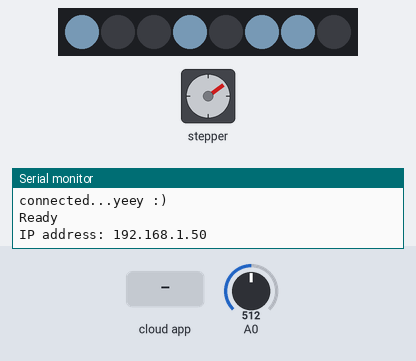
The sketch below on a simulated ESP8266 (Wemos D1 mini). On the bench: stepper motor, 8 RGB LEDs in strip order, left to right, the last lines printed to the serial monitor. Wiring (inferred from the names in the program): stepper motor (2048 steps per turn assumed): coils D5, D6, D7, D8. The test bench sets the inputs (shaded band); at power-on: A0 = 512. Dim RGB values are drawn brighter than linear; WiFi joins after 1.5 s; servers stay silent unless stated.

Above: at 2.51 s.
2.8 s: the phone or cloud app sets photo.color to 1
At 3.13 s:
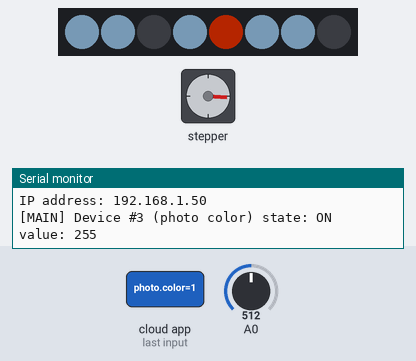
5.3 s: the phone or cloud app sets photo.color to 0
At 5.87 s:
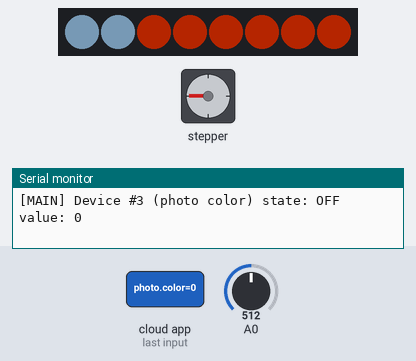
7.8 s: the phone or cloud app sets photo.frame to 0
At 8.32 s:
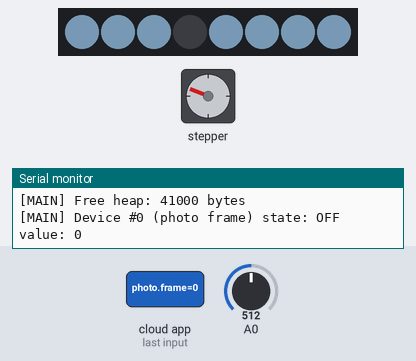
10.2 s: the phone or cloud app sets photo.lamp to 1
At 10.45 s:
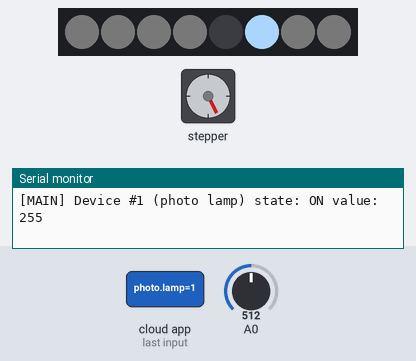
12.7 s: the phone or cloud app sets photo.speed to 1
15.4 s: the phone or cloud app sets photo.lamp to 0
Timing chart, 0 to 19.1 s (numbered marks = the images above; inputs shaded):
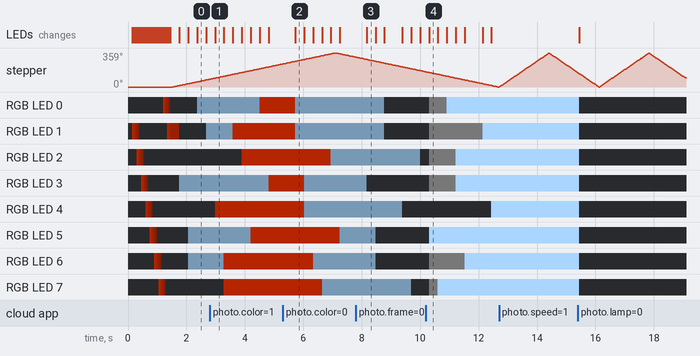

Measured:
- after the input at 2.8 s, the LEDs: change after 0.18 s (image 1)
- after the input at 5.3 s, RGB LED 0, RGB LED 1: RGB(64, 13, 0) → RGB(42, 54, 64) after 0.43 s
- after the input at 7.8 s, RGB LED 0, RGB LED 1: RGB(42, 54, 64) → off after 0.98 s; RGB LED 2: RGB(42, 54, 64) → off after 2.2 s; RGB LED 3: RGB(42, 54, 64) → off after 0.37 s; RGB LED 4: RGB(42, 54, 64) → off after 1.6 s; RGB LED 5, RGB LED 6: RGB(42, 54, 64) → off after 0.67 s; the LEDs: change after 0.37 s (image 3)
- after the input at 10.2 s, RGB LED 0: off → RGB(2, 2, 2) after 0.11 s, → RGB(169, 213, 255) 0.61 s later; RGB LED 1: off → RGB(2, 2, 2) after 0.11 s, → RGB(169, 213, 255) 1.8 s later
- after the input at 15.4 s, RGB LED 0–7: RGB(169, 213, 255) → off after 0.05 s

The sketch:

LithoBase.ino
```cpp
//Device settings:
// Wemos D1 mini
// Flash Size: 4M (1m spiffs)
// Debug Port: Disabled
// Debug Level: None
// lwIP variant:  V1.4 Higher Bandwidth  !important! from fauxmo readme https://bitbucket.org/xoseperez/fauxmoesp/src/master/
// VTables: Flash
// CPU Frequency: 80 MHz
// Exceptions: Disabled
// Erase Flash:  Only Sketch


//boards versions:
// esp8266 2.4.2

//library versions:
// fauxmo 3.1.0
// wifimanager 0.14.0
// NeoPixelBus by Makuna 2.5.0

#include <ESP8266WiFi.h>          //https://github.com/esp8266/Arduino
#include <ESP8266mDNS.h>
#include <WiFiUdp.h>
#include "OTA.h"

//needed for library
#include <DNSServer.h>
#include <ESP8266WebServer.h>
#include <WiFiManager.h>          //https://github.com/tzapu/WiFiManager

#include "fauxmoPrototypes.h"
#include "Lighting.h"
#include "motor.h"
#include "frame.h"

#include "fauxmo.h"

//for LED status
#include <Ticker.h>
Ticker ticker;

void tick()
{
  //toggle state
  int state = digitalRead(LED_BUILTIN);  // get the current state of GPIO1 pin
  digitalWrite(LED_BUILTIN, !state);     // set pin to the opposite state

    animations.UpdateAnimations();
    strip.Show();

}

//gets called when WiFiManager enters configuration mode
void configModeCallback (WiFiManager *myWiFiManager) {
  Serial.println("Entered config mode");
  Serial.println(WiFi.softAPIP());
  //if you used auto generated SSID, print it
  Serial.println(myWiFiManager->getConfigPortalSSID());
  //entered config mode, make led toggle faster
  ticker.attach(0.05, tick);
  setLightsWIFIConfigMode();
}

void setup() {
  // put your setup code here, to run once:
  Serial.begin(115200);

  //set led pin as output
  pinMode(LED_BUILTIN, OUTPUT);
  // start ticker with 0.5 because we start in AP mode and try to connect
  ticker.attach(0.05, tick);

  //Lighting setup
  setupLighting();
  setLightsConnectingToWIFI();

  //Motor setup
  setupMotor();

  //WiFiManager
  //Local intialization. Once its business is done, there is no need to keep it around
  WiFiManager wifiManager;
  //reset settings - for testing
  //wifiManager.resetSettings();

  //set callback that gets called when connecting to previous WiFi fails, and enters Access Point mode
  wifiManager.setAPCallback(configModeCallback);

  //fetches ssid and pass and tries to connect
  //if it does not connect it starts an access point with the specified name
  //here  "AutoConnectAP"
  //and goes into a blocking loop awaiting configuration

    if (!wifiManager.autoConnect()) {
    Serial.println("failed to connect and hit timeout");
    //reset and try again, or maybe put it to deep sleep
    ESP.reset();
    delay(1000);
  }

  //if you get here you have connected to the WiFi
  Serial.println("connected...yeey :)");
  ticker.detach();
  //keep LED on
  digitalWrite(LED_BUILTIN, LOW);

  setLightsDisplayMode();

  setupOTA();

  setupFauxmo();
}

void loop() {
  // put your main code here, to run repeatedly:
  ArduinoOTA.handle();

  handleLights();
  handleMotor();
  handleFauxmo();

}
```

Lighting.h
```cpp
#include <NeoPixelBrightnessBus.h>
#include <NeoPixelAnimator.h>

// orange light spinning clockwise - connecting to wifi
// continuous pulsing violet - error connecting to wifi

const uint16_t PixelCount = 8; // make sure to set this to the number of pixels in your strip
const uint16_t PixelPin = 2;  // make sure to set this to the correct pin, ignored for Esp8266
const uint16_t AnimCount = PixelCount / 5 * 2 + 1; // we only need enough animations for the tail and one extra

const uint16_t PixelFadeDuration = 300; // third of a second
// one second divide by the number of pixels = loop once a second
const uint16_t NextPixelMoveDuration = 1000 / PixelCount; // how fast we move through the pixels

// you loose the original color the lower the dim value used
// here due to quantization
const uint8_t c_MinBrightness = 8;
const uint8_t c_MaxBrightness = 255;
uint8_t brightness;
uint8_t lightingColour;
uint8_t lightingColourIndex;
boolean lightingState;

boolean lightingSteady;

NeoGamma<NeoGammaTableMethod> colorGamma; // for any fade animations, best to correct gamma

NeoPixelBrightnessBus<NeoGrbFeature, Neo800KbpsMethod> strip(PixelCount, PixelPin);
// For Esp8266, the Pin is omitted and it uses GPIO3 due to DMA hardware use.
// There are other Esp8266 alternative methods that provide more pin options, but also have
// other side effects.
// for details see wiki linked here https://github.com/Makuna/NeoPixelBus/wiki/ESP8266-NeoMethods

RgbColor warmWhite = RgbColor(255,244,229);
RgbColor coolWhite = RgbColor(212,235,255);
RgbColor dayLight = RgbColor(255,244,242);
RgbColor metalHalide = RgbColor(242, 252, 255);
RgbColor white = RgbColor(255, 255, 255);
RgbColor black = RgbColor(0, 0, 0);
RgbColor lightBlue = RgbColor(173,216,230);
RgbColor blue = RgbColor(0,0,255);
RgbColor orange = RgbColor(255,128,0);
RgbColor yellow = RgbColor(255,255,0);
RgbColor red = RgbColor(255,0,0);
RgbColor green = RgbColor(0,255,0);
RgbColor violet = RgbColor(153,0,153);

const int maxColours = 50; //maximum allowed number of colours in colour list.
int numColours; //number of items in colour list.
int minColour; // first used array index for colour list
int maxColour; // maximum array index for colour list.

RgbColor colourList[maxColours];


// what is stored for state is specific to the need, in this case, the colors and
// the pixel to animate;
// basically what ever you need inside the animation update function
struct MyAnimationState
{
    RgbColor StartingColor;
    RgbColor EndingColor;
    uint16_t IndexPixel; // which pixel this animation is effecting
};

NeoPixelAnimator animations(AnimCount); // NeoPixel animation management object
MyAnimationState animationState[AnimCount];
uint16_t frontPixel = 0;  // the front of the loop
RgbColor frontColor;  // the color at the front of the loop

void SetRandomSeed()
{
    uint32_t seed;

    // random works best with a seed that can use 31 bits
    // analogRead on a unconnected pin tends toward less than four bits
    seed = analogRead(0);
    delay(1);

    for (int shifts = 3; shifts < 31; shifts += 3)
    {
        seed ^= analogRead(0) << shifts;
        delay(1);
    }

    // Serial.println(seed);
    randomSeed(seed);
}

void FadeOutAnimUpdate(const AnimationParam& param)
{
    // this gets called for each animation on every time step
    // progress will start at 0.0 and end at 1.0
    // we use the blend function on the RgbColor to mix
    // color based on the progress given to us in the animation
    RgbColor updatedColor = RgbColor::LinearBlend(
        animationState[param.index].StartingColor,
        animationState[param.index].EndingColor,
        param.progress);
    // apply the color to the strip
    strip.SetPixelColor(animationState[param.index].IndexPixel,
        colorGamma.Correct(updatedColor));
}

void LoopAnimUpdate(const AnimationParam& param)
{
    // wait for this animation to complete,
    // we are using it as a timer of sorts
    if (param.state == AnimationState_Completed)
    {
        // done, time to restart this position tracking animation/timer
        animations.RestartAnimation(param.index);

        // pick the next pixel inline to start animating
        //
        frontPixel = (frontPixel + 1) % PixelCount; // increment and wrap
        if (frontPixel == 0)
        {
            // we looped, lets pick a new front color
            //frontColor = HslColor(random(360) / 360.0f, 1.0f, 0.25f);
            //frontColor = orange;
        }

        uint16_t indexAnim;
        // do we have an animation available to use to animate the next front pixel?
        // if you see skipping, then either you are going to fast or need to increase
        // the number of animation channels
        if (animations.NextAvailableAnimation(&indexAnim, 1))
        {
            animationState[indexAnim].StartingColor = frontColor;
            if (lightingSteady )
            {
              animationState[indexAnim].EndingColor = frontColor;
            } else
            {
              animationState[indexAnim].EndingColor = RgbColor(0, 0, 0);

            }
            animationState[indexAnim].IndexPixel = frontPixel;

            animations.StartAnimation(indexAnim, PixelFadeDuration, FadeOutAnimUpdate);
        }
    }
}

void setupColours()
{
    colourList[0] = red;
    colourList[1] = coolWhite;
    colourList[2] = red;
    colourList[3] = orange;
    colourList[4] = yellow;
    colourList[5] = green;
    colourList[6] = blue;
    colourList[7] = violet;
    colourList[8] = white;
    numColours = 7;
    minColour = 1;
    maxColour = numColours-1+minColour;


}
void setupLighting()
{

    setupColours();
    lightingColour = 0;

    strip.Begin();
    strip.SetBrightness(64);
    strip.Show();

    SetRandomSeed();

}

void handleLights()
{
    // this is all that is needed to keep it running
    // and avoiding using delay() is always a good thing for
    // any timing related routines
    animations.UpdateAnimations();
    strip.Show();

}

void setLightsConnectingToWIFI()
{
    // we use the index 0 animation to time how often we move to the next
    // pixel in the strip
    frontColor = orange;
    lightingSteady = false;
    animations.StartAnimation(0, NextPixelMoveDuration, LoopAnimUpdate);
    strip.Show();
    handleLights();

}

void setLightsWIFIConfigMode()
{
  lightingSteady = false;
  frontColor = lightBlue;
}

void setLightsNotConnectedToWIFI()
{
  lightingSteady = false;
  frontColor = lightBlue;
}

uint8_t mapToArrayIndex(unsigned char value)
{
  /*  the input value is in the range 0-255 when the user enters 1-100.
   *   Map the input value back to the range 1-100.
   */
   int index;
   index = round( (value * 100.0 / 255.0)+0.5);
   if (index > maxColour )
   {
      index = (index % numColours) + minColour - 1;
   }
   if (index < minColour)
   {
      index = minColour;
   }
   if (index > maxColour)
   {
      index = maxColour;
   }
   return index;
}

void setColour( bool state, unsigned char value)
{
  // value is 0 to 255
  int lightingColourIndex;

  //frontColor = coolWhite;
  lightingColour = value;
  // map back to 1 to 100 to match what user sets
  lightingColourIndex = mapToArrayIndex(lightingColour);
  frontColor = colourList[lightingColourIndex];
}


void setLightsDisplayMode()
{
  //frontColor = coolWhite;
  lightingState = true;
  setColour(lightingState, lightingColour);
  updateFauxmoLighting();
  lightingSteady = true;
}

void setLightsOff()
{
  frontColor = black;
  lightingState = false;
  updateFauxmoLighting();
}

void setLighting( bool state, unsigned char value)
{
  // value is 0 to 255
  unsigned char maxBrightness = 64;
  unsigned char targetBrightness = min(maxBrightness,value);
  strip.SetBrightness(value);

  if (state) {
    setLightsDisplayMode();
  } else
  {
    setLightsOff();
  }

}
boolean getLightingState()
{
  return lightingState;
}

uint8_t getLightingBrightness()
{
  return strip.GetBrightness();
}

uint8_t getLghtingColour()
{
  return lightingColour;
}
```

OTA.h
```cpp
#include <ArduinoOTA.h>

void setupOTA()
{
  //OTA setup
  // Port defaults to 8266
  // ArduinoOTA.setPort(8266);

  // Hostname defaults to esp8266-[ChipID]
  ArduinoOTA.setHostname("litho");

  // No authentication by default
  // ArduinoOTA.setPassword("admin");

  // Password can be set with it's md5 value as well
  // MD5(admin) = 21232f297a57a5a743894a0e4a801fc3
  // ArduinoOTA.setPasswordHash("21232f297a57a5a743894a0e4a801fc3");

  ArduinoOTA.onStart([]() {
    String type;
    if (ArduinoOTA.getCommand() == U_FLASH) {
      type = "sketch";
    } else { // U_SPIFFS
      type = "filesystem";
    }

    // NOTE: if updating SPIFFS this would be the place to unmount SPIFFS using SPIFFS.end()
    Serial.println("Start updating " + type);
  });
  ArduinoOTA.onEnd([]() {
    Serial.println("\nEnd");
  });
  ArduinoOTA.onProgress([](unsigned int progress, unsigned int total) {
    Serial.printf("Progress: %u%%\r", (progress / (total / 100)));
  });
  ArduinoOTA.onError([](ota_error_t error) {
    Serial.printf("Error[%u]: ", error);
    if (error == OTA_AUTH_ERROR) {
      Serial.println("Auth Failed");
    } else if (error == OTA_BEGIN_ERROR) {
      Serial.println("Begin Failed");
    } else if (error == OTA_CONNECT_ERROR) {
      Serial.println("Connect Failed");
    } else if (error == OTA_RECEIVE_ERROR) {
      Serial.println("Receive Failed");
    } else if (error == OTA_END_ERROR) {
      Serial.println("End Failed");
    }
  });
  ArduinoOTA.begin();
  Serial.println("Ready");
  Serial.print("IP address: ");
  Serial.println(WiFi.localIP());

}
```

fauxmo.h
```cpp
//
// https://bitbucket.org/xoseperez/fauxmoesp/src/master/
#include <Arduino.h>
#ifdef ESP32
    #include <WiFi.h>
#else
    #include <ESP8266WiFi.h>
#endif
#include "fauxmoESP.h"

fauxmoESP fauxmo;

// -----------------------------------------------------------------------------


#define ID_PHOTO_FRAME           "photo frame"
#define ID_PHOTO_LAMP            "photo lamp"
#define ID_PHOTO_SPEED             "photo speed"
#define ID_PHOTO_COLOR             "photo color"

// -----------------------------------------------------------------------------
void updateFauxmoLighting()
{
            fauxmo.setState(ID_PHOTO_LAMP, getLightingState(), getLightingBrightness());
            fauxmo.setState(ID_PHOTO_COLOR, getLightingState(), lightingColour);

}

void updateFauxmoMotor()
{
            fauxmo.setState(ID_PHOTO_SPEED, getMotorState(), getMotorSpeed());

}

void updateFauxmoFrame()
{
  //show the frame ON if either the lighting or motor is ON
  bool frameState = (getLightingState() || getMotorState());
  fauxmo.setState(ID_PHOTO_FRAME, frameState, 0);
}

void setupFauxmo() {

    // Init serial port and clean garbage
    Serial.println();
    Serial.println();

    // By default, fauxmoESP creates it's own webserver on the defined port
    // The TCP port must be 80 for gen3 devices (default is 1901)
    // This has to be done before the call to enable()
    fauxmo.createServer(true); // not needed, this is the default value
    fauxmo.setPort(80); // This is required for gen3 devices

    // You have to call enable(true) once you have a WiFi connection
    // You can enable or disable the library at any moment
    // Disabling it will prevent the devices from being discovered and switched
    fauxmo.enable(true);

    // You can use different ways to invoke alexa to modify the devices state:
    // "Alexa, turn yellow lamp on"
    // "Alexa, turn on yellow lamp
    // "Alexa, set yellow lamp to fifty" (50 means 50% of brightness, note, this example does not use this functionality)

    // Add virtual devices
    fauxmo.addDevice(ID_PHOTO_FRAME);
    fauxmo.addDevice(ID_PHOTO_LAMP);
    fauxmo.addDevice(ID_PHOTO_SPEED);
    fauxmo.addDevice(ID_PHOTO_COLOR);

    /*
      value returns between 0 to 255
      */
    fauxmo.onSetState([](unsigned char device_id, const char * device_name, bool state, unsigned char value) {

        // Callback when a command from Alexa is received.
        // You can use device_id or device_name to choose the element to perform an action onto (relay, LED,...)
        // State is a boolean (ON/OFF) and value a number from 0 to 255 (if you say "set kitchen light to 50%" you will receive a 128 here).
        // Just remember not to delay too much here, this is a callback, exit as soon as possible.
        // If you have to do something more involved here set a flag and process it in your main loop.

        Serial.printf("[MAIN] Device #%d (%s) state: %s value: %d\n", device_id, device_name, state ? "ON" : "OFF", value);

        // Checking for device_id is simpler if you are certain about the order they are loaded and it does not change.
        // Otherwise comparing the device_name is safer.

        if (strcmp(device_name, ID_PHOTO_FRAME)==0) {
            setFrame(state);
            updateFauxmoLighting();
            updateFauxmoMotor();

        } else if (strcmp(device_name, ID_PHOTO_LAMP)==0) {
            setLighting(state, value);
        } else if (strcmp(device_name, ID_PHOTO_SPEED)==0) {
            setMotor(state, value);
        } else if (strcmp(device_name, ID_PHOTO_COLOR)==0) {
            setColour(state, value);
        }

    });

}


void handleFauxmo() {

    // fauxmoESP uses an async TCP server but a sync UDP server
    // Therefore, we have to manually poll for UDP packets
    fauxmo.handle();
    updateFauxmoLighting();
    updateFauxmoMotor();
    updateFauxmoFrame();

    // This is a sample code to output free heap every 5 seconds
    // This is a cheap way to detect memory leaks
    static unsigned long last = millis();
    if (millis() - last > 5000) {
        last = millis();
        Serial.printf("[MAIN] Free heap: %d bytes\n", ESP.getFreeHeap());
    }

    // If your device state is changed by any other means (MQTT, physical button,...)
    // you can instruct the library to report the new state to Alexa on next request:
    // fauxmo.setState(ID_YELLOW, true, 255);

}
```

fauxmoPrototypes.h
```cpp
void updateFauxmoLighting();
void updateFauxmoMotor();
void updateFauxmoFrame();
```

frame.h
```cpp
void setFrame( bool state)
{

  if (state){

    setLightsDisplayMode();
    setMotorOn();

  }else{

    setLightsOff();
    setMotorOff();

  }
}
```

Source omitted: motor.h (2006 bytes)
